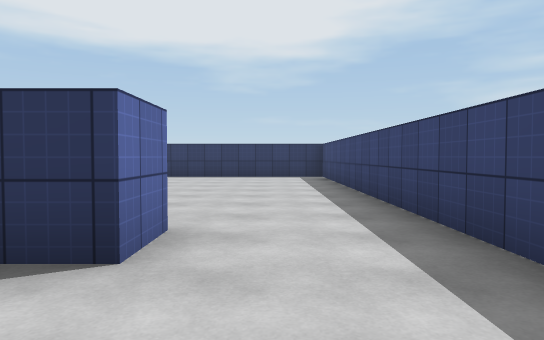
view 1 (above)

24 first-person views from a walk through a 3-D level made in the Unity game engine. The camera is 1.2 m above the floor, tilts 2° down and sees 70° across. The floor is counted in squares, 2 m on a side. Each view is taken from the middle of a square. On the plan, view 1 faces up. The plan holds only what a view shows up to about 11 squares ahead; the rest is blank. The place goes on beyond the plan. Surface patterns are stand-ins for the level's own textures.

view 2
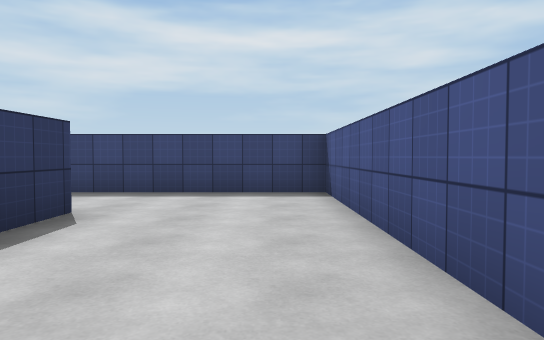

view 3
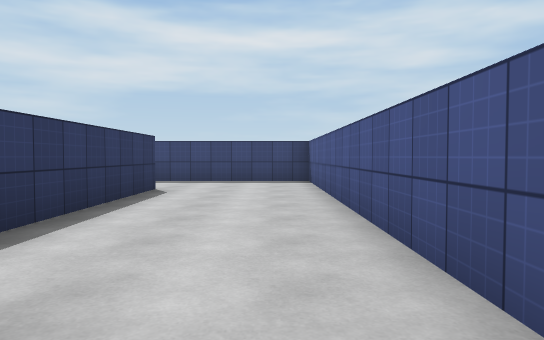

view 4
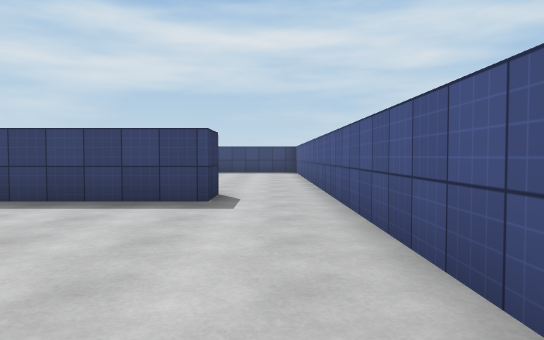

view 5
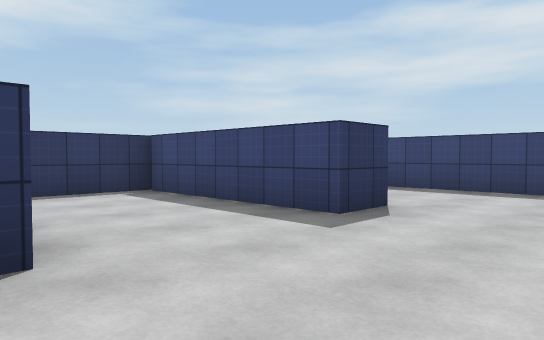

view 6
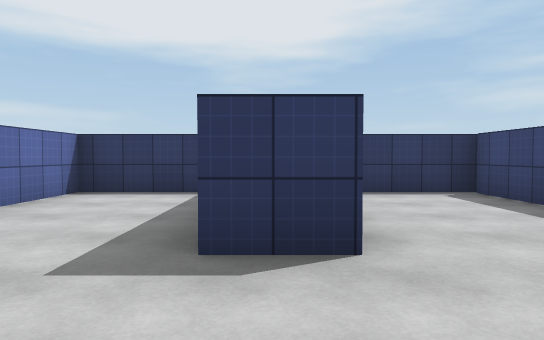

view 7
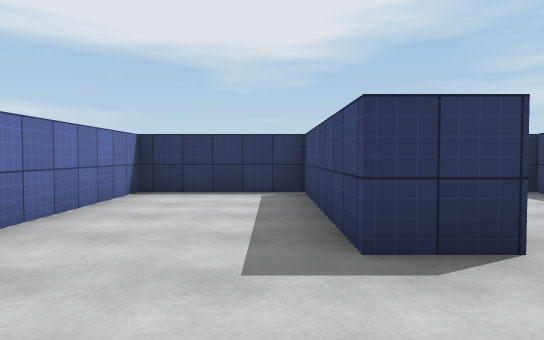

view 8
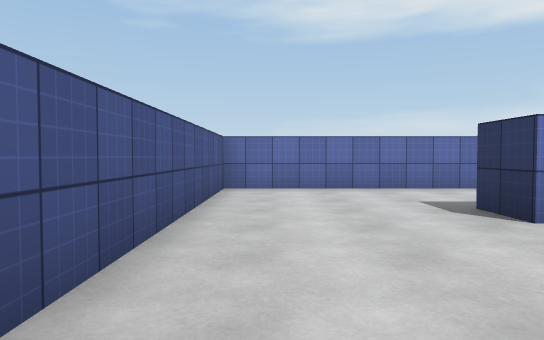

view 9
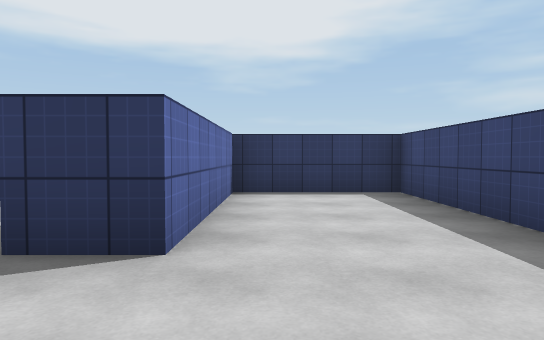

view 10
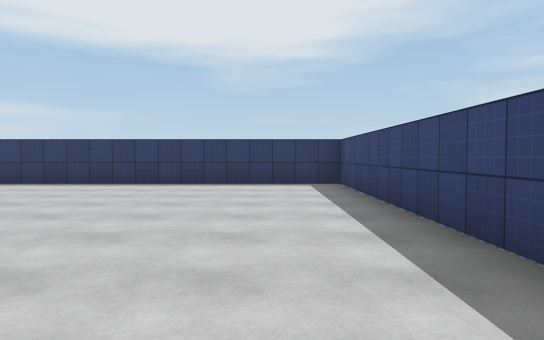

view 11
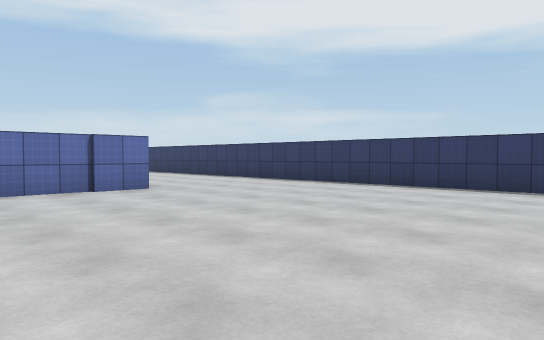

view 12
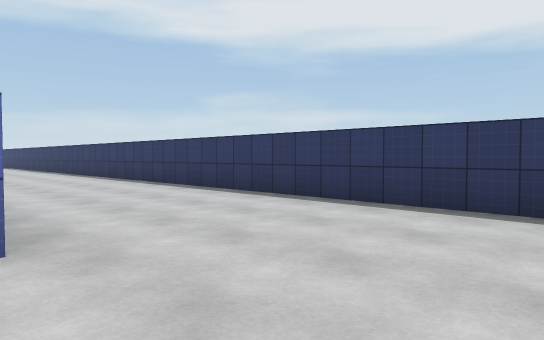

view 13
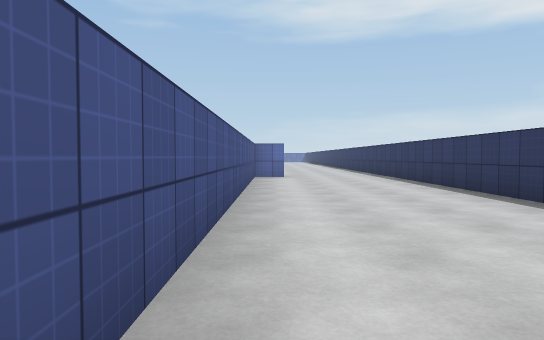

view 14
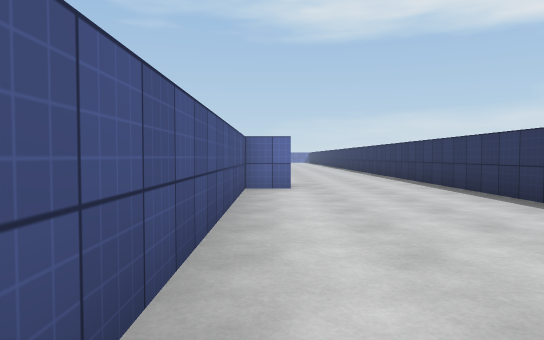

view 15
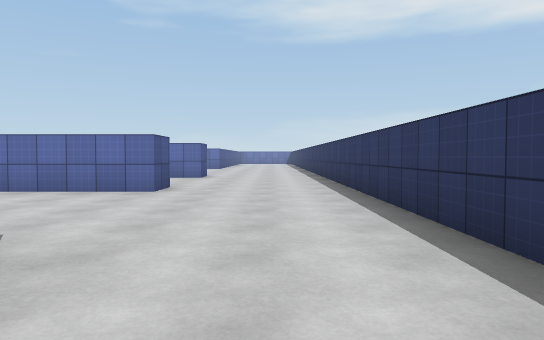

view 16
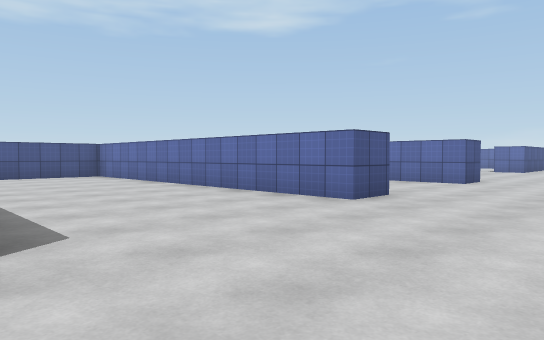

view 17
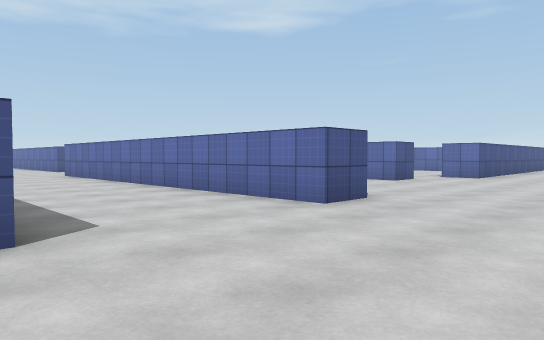

view 18
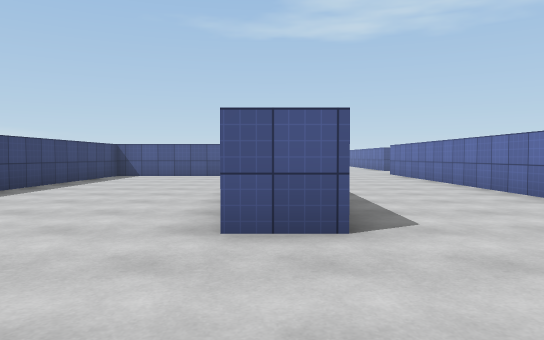

view 19
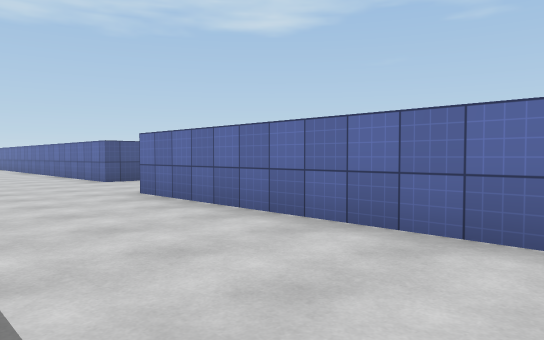

view 20
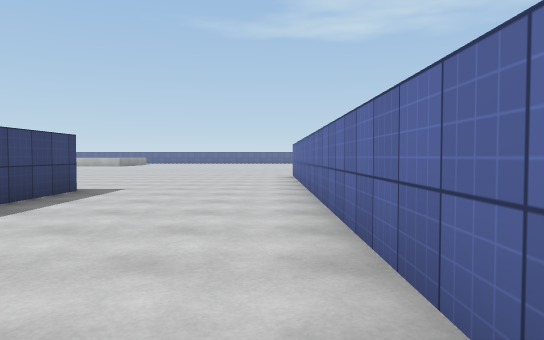

view 21
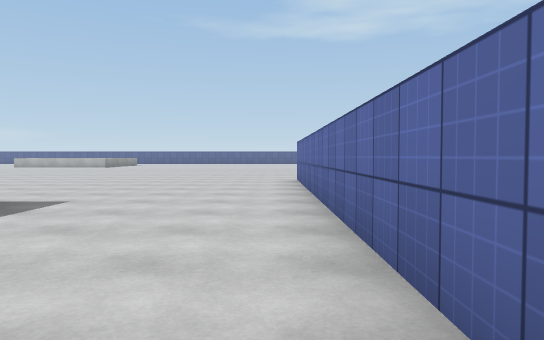

view 22
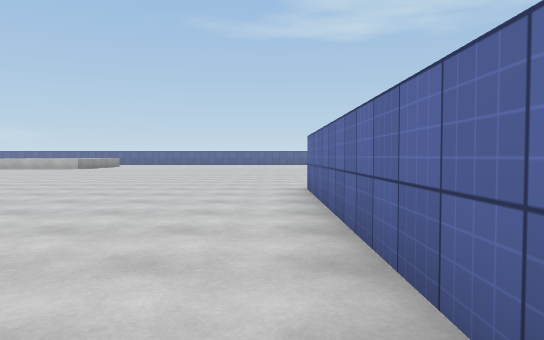

view 23
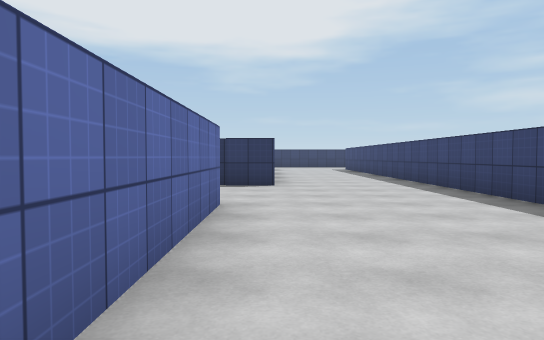

view 24
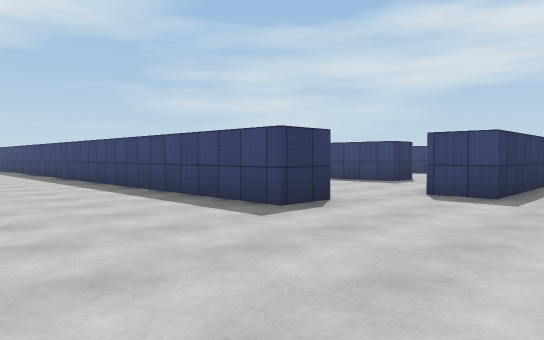

### Floor plan
Points are (right, up) in squares from view 1. A wall is a line through its corners. A room is listed if a view was taken in it or the views show most of it. See-through windows are left out.
Room 1 (views 1, 2, 10)
walls: (-0.8, 3.2) (-0.8, 2.1) (-5, 2.1); (-6.5, -0.9) (1.5, -0.9) (1.5, 3.6)
ways out: opening at (-7, 0) to room 2; opening at (0.5, 3) to room 3
Room 2 (views 3, 4, 5, 6, 7, 8, 9)
walls: (-14.4, 2.3) (-15.4, 2.3) (-15.4, 6.5) (-18.2, 6.5) (-18.2, -0.9) (-6.5, -0.9); (-6.8, 0.8) (-7.8, 0.8) (-7.8, 6.5) (-10.6, 6.5) (-10.6, 2.3) (-11.6, 2.3) (-11.6, 6.5) (-13.5, 6.5)
ways out: opening at (-7, 0) to room 1
Room 3 (views 11, 12, 13, 14, 15)
walls: (-6.8, 7.6) (-6.8, 5.1); (1.5, 3.6) (1.5, 11.5) (-17.5, 11.5); (-18.2, 7.5) (-7.6, 7.5)
ways out: opening at (0.5, 3) to room 1; opening at (-18.2, 9.5) to room 4
Room 4 (views 16, 17, 18, 19, 20, 21, 22, 23, 24)
walls: (-18.9, -13.4) (-21.9, -13.4) (-21.9, -12.4); (-23.5, -11.8) (-24.6, -11.8) (-24.6, 1.1); (-19.3, -0.1) (-19.3, 4.2); (-22.8, -0.9) (-21, -0.9); (-29.5, -5.1) (-28.7, -5.1) (-28.7, -17.1); (-18.2, 8.4) (-18.2, 7.5); (-24.6, 8) (-23.6, 8) (-23.6, 0); (-17.5, 11.5) (-28, 11.5); (-29, 8) (-28, 8) (-28, -2) (-29.1, -2)
ways out: opening at (-18.2, 9.5) to room 3; opening at (-22, -12)

Where each view was taken, in squares from view 1:
view 1: 0 up, 0 right, facing up
view 2: 0 up, 5 left, facing right
view 3: 0 up, 8 left, facing right
view 4: 0 up, 13 left, facing right
view 5: 0 up, 15 left, facing up-right
view 6: 0 up, 15 left, facing up
view 7: 0 up, 16 left, facing up
view 8: 0 up, 11 left, facing left
view 9: 0 up, 10 left, facing up
view 10: 3 up, 0 right, facing up
view 11: 4 up, 0 right, facing up-left
view 12: 7 up, 4 left, facing up-left
view 13: 8 up, 7 left, facing left
view 14: 8 up, 11 left, facing left
view 15: 10 up, 17 left, facing left
view 16: 11 up, 19 left, facing down-left
view 17: 11 up, 24 left, facing down-left
view 18: 11 up, 24 left, facing down
view 19: 4 up, 25 left, facing down-left
view 20: 5 down, 28 left, facing down
view 21: 7 down, 28 left, facing down
view 22: 10 down, 28 left, facing down
view 23: 10 down, 28 left, facing up
view 24: 15 down, 28 left, facing up-right
